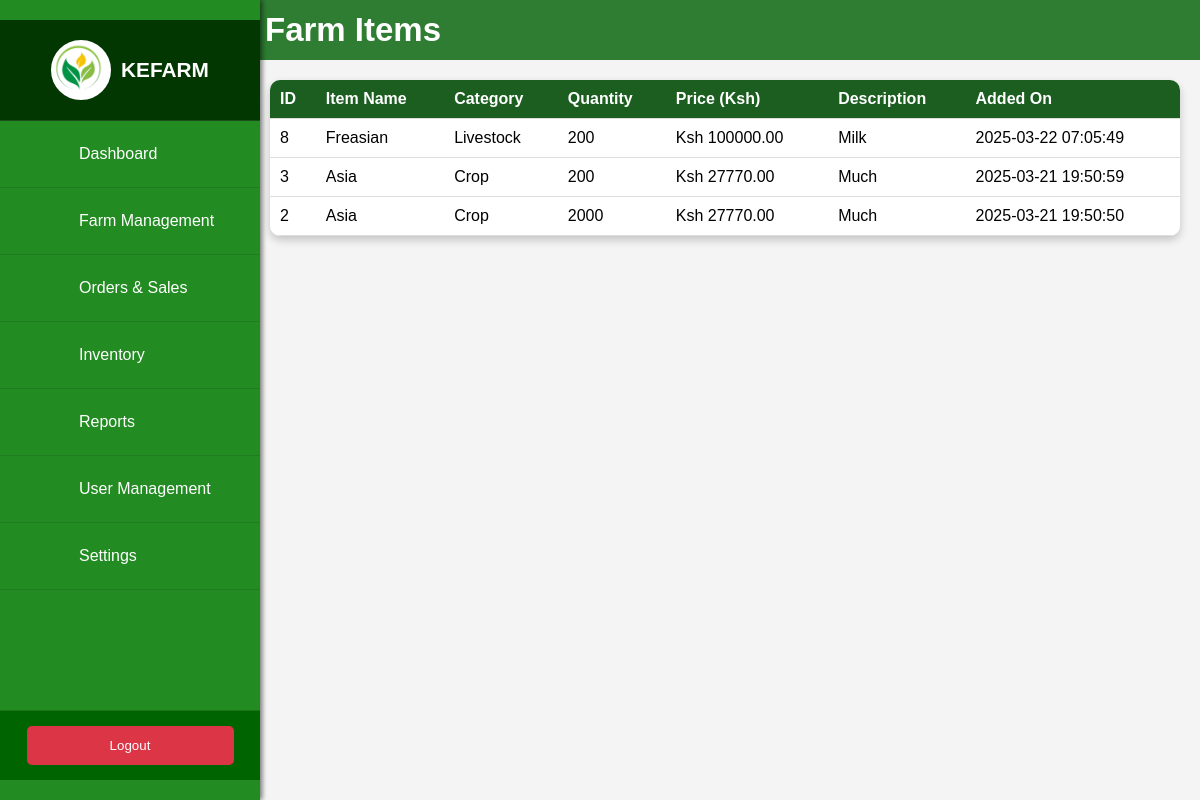
Page /Dashboard/view_farm_items.php (signed in) on the committed database.
### tables this page shows
CREATE TABLE `farm_items` (
  `id` int(11) NOT NULL,
  `name` varchar(255) NOT NULL,
  `category` varchar(100) NOT NULL,
  `quantity` int(11) NOT NULL,
  `price` decimal(10,2) DEFAULT '0.00',
  `description` text,
  `created_at` timestamp NOT NULL DEFAULT CURRENT_TIMESTAMP
);

### Dashboard/view_farm_items.php (the view, shortened to what this page needs)
<?php
$host = "localhost";
$user = "root";
$password = "root";
$database = "kefarm";
$conn = new mysqli($host, $user, $password, $database);
$sql = "SELECT * FROM farm_items ORDER BY created_at DESC";
$result = $conn->query($sql);
?>
<!DOCTYPE html>
<html lang="en">
<head>
    <link rel="stylesheet" href="styles.css">
</head>
<body>
<?php
$current_page = basename($_SERVER['PHP_SELF']);
?>
<div class="sidebar" id="sidebar">
    <h2>KEFARM</h2>
    <ul>
        <li><a href="index.php" class="<?= ($current_page == 'index.php') ? 'active' : '' ?>"><i class="fas fa-home"></i> Dashboard</a></li>
        <li><a href="farm_management.php" class="<?= ($current_page == 'farm_management.php') ? 'active' : '' ?>"><i class="fas fa-seedling"></i> Farm Management</a></li>
        <li><a href="orders_sales.php" class="<?= ($current_page == 'orders_sales.php') ? 'active' : '' ?>"><i class="fas fa-shopping-cart"></i> Orders & Sales</a></li>
        <li><a href="inventory.php" class="<?= ($current_page == 'inventory.php') ? 'active' : '' ?>"><i class="fas fa-warehouse"></i> Inventory</a></li>
        <li><a href="reports.php" class="<?= ($current_page == 'reports.php') ? 'active' : '' ?>"><i class="fas fa-chart-line"></i> Reports</a></li>
        <li><a href="users.php" class="<?= ($current_page == 'users.php') ? 'active' : '' ?>"><i class="fas fa-users"></i> User Management</a></li>
        <li><a href="settings.php" class="<?= ($current_page == 'settings.php') ? 'active' : '' ?>"><i class="fas fa-cog"></i> Settings</a></li>
    </ul>
    <div class="logout">
        <a href="../logout.php"><i class="fas fa-sign-out-alt"></i> Logout</a>
    </div>
</div>
    <?php include 'sidebar.php'; ?>
    <div class="main-content">
        <header>
            <h2>Farm Items</h2>
        </header>
        <div class="container">
            <table>
                <thead>
                    <tr>
                        <th>ID</th>
                        <th>Item Name</th>
                        <th>Category</th>
                        <th>Quantity</th>
                        <th>Price (Ksh)</th>
                        <th>Description</th>
                        <th>Added On</th>
                    </tr>
                </thead>
                <tbody>
                    <?php
                    if ($result->num_rows > 0) {
                        while ($row = $result->fetch_assoc()) {
                            echo "<tr>
                                <td>{$row['id']}</td>
                                <td>{$row['name']}</td>
                                <td>{$row['category']}</td>
                                <td>{$row['quantity']}</td>
                                <td>Ksh {$row['price']}</td>
                                <td>{$row['description']}</td>
                                <td>{$row['created_at']}</td>
                            </tr>";
                        }
                    } else {
                        echo "<tr><td colspan='7' style='text-align:center;'>No farm items found.</td></tr>";
                    }
                    ?>
                </tbody>
            </table>
        </div>
    </div>
</body>
</html>

### Dashboard/styles.css (style rules this page uses)
:root { --primary-color: #2E7D32; --dark-green: #1B5E20; --text-color: #fff; --bg-color: #F4F4F4; }
* { margin: 0; padding: 0; box-sizing: border-box; font-family: Arial, sans-serif; }
body { background-color: var(--bg-color); }
.sidebar { width: 250px; background: var(--dark-green); color: var(--text-color); position: fixed; height: 100vh; top: 0; left: 0; padding-top: 20px; transition: 0.3s; }
.sidebar ul { list-style: none; padding: 0; }
.sidebar ul li a { display: flex; align-items: center; padding: 12px; text-decoration: none; color: white; }
header { background: var(--primary-color); padding: 15px; color: var(--text-color); position: fixed; width: 100%; top: 0; left: 0; z-index: 1000; height: 60px; line-height: 30px; font-size: 22px; font-weight: bold; }
.main-content { margin-left: 250px; padding: 80px 20px 20px; transition: margin-left 0.3s ease; }
table { width: 100%; border-collapse: collapse; background: white; border-radius: 10px; overflow: hidden; box-shadow: 0 4px 8px rgba(0, 0, 0, 0.2); }
th, td { padding: 10px; text-align: left; border-bottom: 1px solid #ddd; }
th { background: var(--dark-green); color: white; }
@media (min-width: 769px) { .sidebar { left: 0; } }
@media (min-width: 769px) { .main-content { margin-left: 250px; width: calc(100% - 250px); } }
@media (min-width: 769px) { header { width: calc(100% - 250px); left: 250px; } }

### Dashboard/view_farm_items.php (style rules this page uses)
.sidebar { width: 250px; background: #1a3e1f; color: white; position: fixed; top: 0; left: -250px; height: 100vh; overflow-y: auto; padding-top: 20px; transition: left 0.3s ease-in-out; box-shadow: 2px 0 5px rgba(0, 0, 0, 0.3); }
.sidebar h2 { text-align: center; color: #28a745; margin-bottom: 20px; }
.sidebar ul { list-style: none; padding: 0; }
.sidebar ul li a { text-decoration: none; color: white; display: flex; align-items: center; gap: 10px; font-size: 16px; padding: 12px; }
.logout { position: absolute; bottom: 20px; width: 100%; text-align: center; }
.logout a { background: red; color: white; display: block; padding: 10px; border-radius: 5px; text-decoration: none; }
.main-content { flex-grow: 1; padding: 80px 20px 20px; width: 100%; transition: margin-left 0.3s ease-in-out; }

### Dashboard/includes/sidebar.php (style rules this page uses)
.sidebar { position: fixed; top: 0; left: 0; width: 260px; height: 100%; background-color: #228B22; color: #fff; transition: left 0.3s; z-index: 1001; display: flex; flex-direction: column; }
.sidebar ul { list-style: none; padding: 0; margin: 0; flex-grow: 1; overflow-y: auto; }
.sidebar ul li { padding: 12px 20px; border-bottom: 1px solid rgba(0,0,0,0.1); }
.sidebar ul li a { color: #fff; text-decoration: none; display: flex; align-items: center; transition: all 0.3s; }
.logout { padding: 15px; background-color: #006400; border-top: 1px solid rgba(255,255,255,0.1); text-align: center; }

### rows in the picture
farm_items: id "8", name "Freasian", category "Livestock", quantity "200", price "100000.00", description "Milk", created_at "2025-03-22 07:05:49"
farm_items: id "3", name "Asia", category "Crop", quantity "200", price "27770.00", description "Much", created_at "2025-03-21 19:50:59"
farm_items: id "2", name "Asia", category "Crop", quantity "2000", price "27770.00", description "Much", created_at "2025-03-21 19:50:50"
